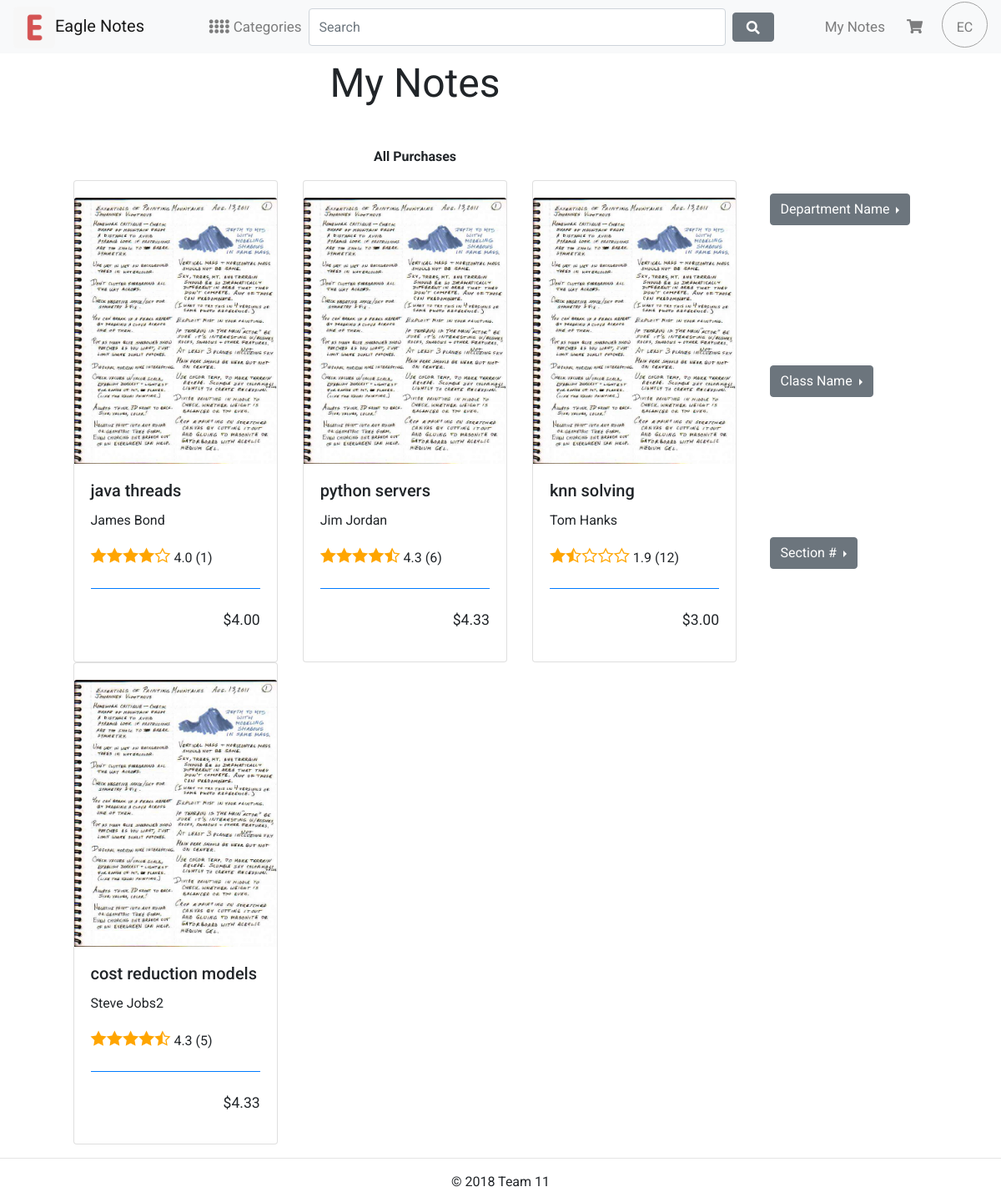
The app's page /mynotes/, older data.
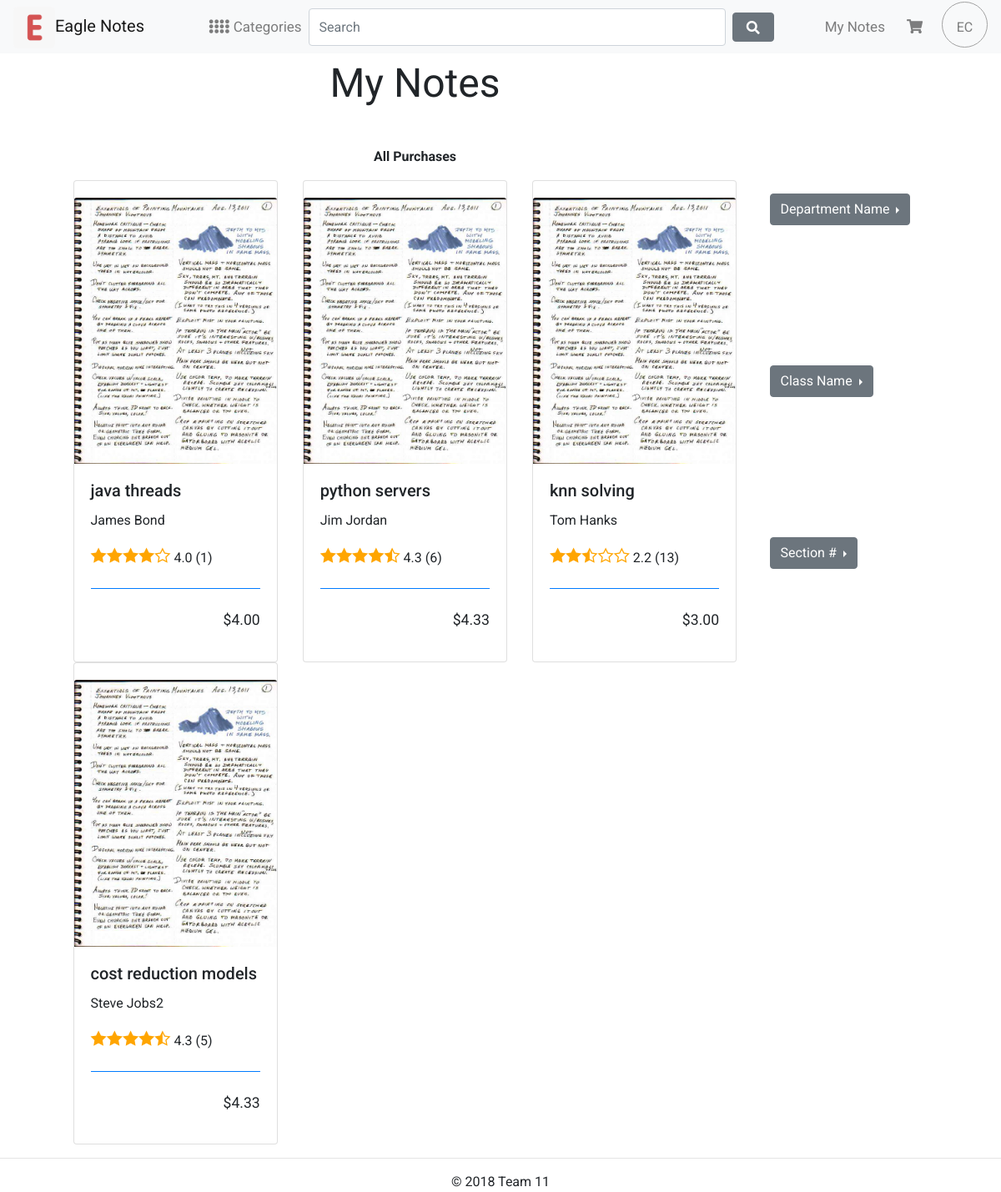
The same page, newer data.
### market/models.py (models this page shows, shortened)
class Notes(models.Model):
    note_name = models.CharField(max_length=60, unique = True)
    slug = models.SlugField(max_length=80,unique= True)
    note_summary = models.TextField(blank=True)
    category = models.ForeignKey(Category, on_delete=models.CASCADE)
    note_price = models.DecimalField(max_digits =10, decimal_places = 2)
    note_snippet = models.ImageField(upload_to = 'Notes', blank = True)
    note_image1 = models.ImageField(upload_to = 'Notes', blank = True)
    note_image2 = models.ImageField(upload_to = 'Notes', blank = True)
    note_image3 = models.ImageField(upload_to = 'Notes', blank = True)
    note_date_created = models.DateTimeField(auto_now_add=True)
    note_updated= models.DateTimeField(auto_now= True)
    note_times_purchased = models.IntegerField(default=0)
    ratings = models.DecimalField(max_digits =3, decimal_places = 1)
    note_uploader_user = models.CharField(max_length=60)
    def prod_id(self):
        return self.id
    def get_selected_note_url(self):
        return reverse('mynotes:selected_note', args=[self.prod_id()])
    def get_complete_star(self):
        star_html = generate_star_html(self.ratings)
        c = Context({"my_name": "Adrian"})
        return Template(star_html).render(c)
    class Meta:
        ordering = ('note_name',)
        verbose_name = 'note'
        verbose_name_plural = 'notes'

### mynotes/views.py (the view)
# urls.py: path('', views.mynotes,name="mynotes"),
def mynotes(request):
    ids_list = []
    purchases_notes_ids = MyPurchases.objects.all()
    for x in purchases_notes_ids:
        ids_list.append(x.notes_id)
    print(ids_list)
    print(purchases_notes_ids)
    notes_purchased_list = []
    for x in ids_list:
        print(x)
        notes_purchased_list.append(Notes.objects.get(id=x))
    print(notes_purchased_list)
    return render(request, "mynotes/notes.html", {'mynotes':'mynotestest','ids':ids_list,'notes_purchased':notes_purchased_list})

### mynotes/templates/mynotes/notes.html (shortened to what this page needs)
{% extends "base.html" %}
{% load staticfiles %}
{%block content%}
    <div class="row">
        <div class="col-1">
        </div>
        <div class="col-8">
          <p class="text-center page_title">My Notes</p>
          <br>
          <p class="text-center title">All Purchases</p>
    <div class="row">
      {% for note in notes_purchased%}
      {% if forloop.first %}
       <div class="card-deck">
      {%endif%}
      {% if forloop.counter|divisibleby:3 %}
      <div class="card" style="">
        <a href="{{note.get_selected_note_url}}"><img class="card-img-top" src="{{note.note_snippet.url}}" alt="Card image cap" style="max-height:320px; max-width: 350px; margin-top: 20px;"></a>
        <div class="card-body">
          <h5 class="card-title">{{note.note_name}}</h5>
         <p class="smaller_lighter">{{note.note_uploader_user}}</p>
         <div >
           {{note.get_complete_star}}
            <span class = "rating_info rating_number">{{note.ratings}}</span>
            <span class = "rating_info smaller_lighter">({{ note.note_times_purchased }})</span>
          </div>
          <br>
          <div class="card-footer bg-transparent border-primary width:100%;">
        </div>
          <p style=" float:right;font-size:1.1em;">${{note.note_price}}</p>
        </div>
      </div>
        </div>
        <br>
        <br>
         <div class="card-deck">
         {%else%}
         <div class="card" style="width: 30%;">
           <a href="{{note.get_selected_note_url}}"><img class="card-img-top" src="{{note.note_snippet.url}}" alt="Card image cap" style="max-height:320px; max-width: 300px; margin-top: 20px;"></a>
           <div class="card-body">
             <h5 class="card-title">{{note.note_name}}</h5>
            <p class="smaller_lighter">{{note.note_uploader_user}}</p>
            <div >
              {{note.get_complete_star}}
               <span class = "rating_info rating_number">{{note.ratings}}</span>
               <span class = "rating_info smaller_lighter">({{ note.note_times_purchased }})</span>
             </div>
             <br>
             <div class="card-footer bg-transparent border-primary width:100%;">
           </div>
             <p style=" float:right;font-size:1.1em;">${{note.note_price}}</p>
           </div>
         </div>
         {%endif%}
      {%endfor%}
</div>
</div>
        </div>
        <div class="col-3">
            <br>
            <br>
            <br>
            <br>
            <br>
            <br>
            <br>
                <div class="dropright">
                        <button class="btn btn-secondary dropdown-toggle" type="button" id="dropdownMenuButton" data-toggle="dropdown" aria-haspopup="true" aria-expanded="false">
                          Department Name
                        </button>
                </div>
                <br>
                <br>
                <br>
                <br>
                <br>
                <br>
                <br>
                <div class="dropright">
                        <button class="btn btn-secondary dropdown-toggle" type="button" id="dropdownMenuButton" data-toggle="dropdown" aria-haspopup="true" aria-expanded="false">
                          Class Name
                        </button>
                </div>
                <br>
                <br>
                <br>
                <br>
                <br>
                <br>
                <br>
                <div class="dropright">
                        <button class="btn btn-secondary dropdown-toggle" type="button" id="dropdownMenuButton" data-toggle="dropdown" aria-haspopup="true" aria-expanded="false">
                          Section #
                        </button>
                </div>
            </div>
        </div>
{%endblock%}

Row changes from the older to the newer data that the page shows:
changed Notes "knn solving": get_complete_star "● ◐ ○ ○ ○" → "● ● ◐ ○ ○"; ratings "1.9" → "2.2"; note_times_purchased "12" → "13"
